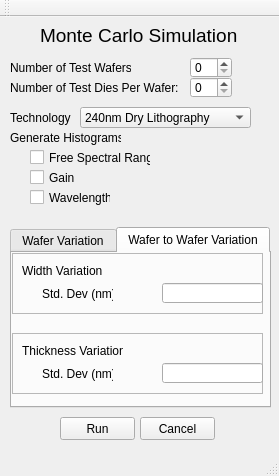
<?xml version="1.0" encoding="UTF-8"?>
<ui version="4.0">
 <class>monte_carlo_gui</class>
 <widget class="QMainWindow" name="monte_carlo_gui">
  <property name="geometry">
   <rect>
    <x>0</x>
    <y>0</y>
    <width>279</width>
    <height>476</height>
   </rect>
  </property>
  <property name="sizePolicy">
   <sizepolicy hsizetype="Expanding" vsizetype="Expanding">
    <horstretch>0</horstretch>
    <verstretch>0</verstretch>
   </sizepolicy>
  </property>
  <property name="minimumSize">
   <size>
    <width>279</width>
    <height>476</height>
   </size>
  </property>
  <property name="windowTitle">
   <string>Monte Carlo</string>
  </property>
  <widget class="QWidget" name="centralWidget">
   <widget class="QLabel" name="label_4">
    <property name="geometry">
     <rect>
      <x>40</x>
      <y>10</y>
      <width>201</width>
      <height>16</height>
     </rect>
    </property>
    <property name="minimumSize">
     <size>
      <width>201</width>
      <height>16</height>
     </size>
    </property>
    <property name="font">
     <font>
      <pointsize>14</pointsize>
     </font>
    </property>
    <property name="text">
     <string>Monte Carlo Simulation</string>
    </property>
   </widget>
   <widget class="QTabWidget" name="variation">
    <property name="geometry">
     <rect>
      <x>10</x>
      <y>210</y>
      <width>261</width>
      <height>181</height>
     </rect>
    </property>
    <property name="minimumSize">
     <size>
      <width>261</width>
      <height>181</height>
     </size>
    </property>
    <property name="currentIndex">
     <number>1</number>
    </property>
    <widget class="QWidget" name="wafer">
     <attribute name="title">
      <string>Wafer Variation</string>
     </attribute>
     <widget class="QFrame" name="height">
      <property name="geometry">
       <rect>
        <x>0</x>
        <y>80</y>
        <width>261</width>
        <height>81</height>
       </rect>
      </property>
      <property name="frameShape">
       <enum>QFrame::StyledPanel</enum>
      </property>
      <property name="frameShadow">
       <enum>QFrame::Raised</enum>
      </property>
      <widget class="QLabel" name="label_23">
       <property name="geometry">
        <rect>
         <x>30</x>
         <y>30</y>
         <width>71</width>
         <height>21</height>
        </rect>
       </property>
       <property name="text">
        <string>Std. Dev (nm):</string>
       </property>
      </widget>
      <widget class="QLabel" name="label_26">
       <property name="geometry">
        <rect>
         <x>30</x>
         <y>50</y>
         <width>121</width>
         <height>21</height>
        </rect>
       </property>
       <property name="text">
        <string>Correlation Length (m):</string>
       </property>
      </widget>
      <widget class="QLineEdit" name="std_dev_2">
       <property name="geometry">
        <rect>
         <x>150</x>
         <y>30</y>
         <width>101</width>
         <height>20</height>
        </rect>
       </property>
      </widget>
      <widget class="QLineEdit" name="corr_len_2">
       <property name="geometry">
        <rect>
         <x>150</x>
         <y>50</y>
         <width>101</width>
         <height>20</height>
        </rect>
       </property>
      </widget>
      <widget class="QLabel" name="label_28">
       <property name="geometry">
        <rect>
         <x>10</x>
         <y>10</y>
         <width>81</width>
         <height>16</height>
        </rect>
       </property>
       <property name="text">
        <string>Height Variation:</string>
       </property>
      </widget>
     </widget>
     <widget class="QFrame" name="width">
      <property name="geometry">
       <rect>
        <x>0</x>
        <y>0</y>
        <width>261</width>
        <height>81</height>
       </rect>
      </property>
      <property name="frameShape">
       <enum>QFrame::StyledPanel</enum>
      </property>
      <property name="frameShadow">
       <enum>QFrame::Raised</enum>
      </property>
      <widget class="QLabel" name="label_31">
       <property name="geometry">
        <rect>
         <x>30</x>
         <y>30</y>
         <width>71</width>
         <height>21</height>
        </rect>
       </property>
       <property name="text">
        <string>Std. Dev (nm):</string>
       </property>
      </widget>
      <widget class="QLabel" name="label_32">
       <property name="geometry">
        <rect>
         <x>30</x>
         <y>50</y>
         <width>121</width>
         <height>21</height>
        </rect>
       </property>
       <property name="text">
        <string>Correlation Length (m):</string>
       </property>
      </widget>
      <widget class="QLineEdit" name="std_dev">
       <property name="geometry">
        <rect>
         <x>150</x>
         <y>30</y>
         <width>101</width>
         <height>20</height>
        </rect>
       </property>
      </widget>
      <widget class="QLineEdit" name="corr_len">
       <property name="geometry">
        <rect>
         <x>150</x>
         <y>50</y>
         <width>101</width>
         <height>20</height>
        </rect>
       </property>
      </widget>
      <widget class="QLabel" name="label_33">
       <property name="geometry">
        <rect>
         <x>10</x>
         <y>10</y>
         <width>81</width>
         <height>16</height>
        </rect>
       </property>
       <property name="text">
        <string>Width Variation:</string>
       </property>
      </widget>
     </widget>
    </widget>
    <widget class="QWidget" name="wafer_to_wafer">
     <attribute name="title">
      <string>Wafer to Wafer Variation</string>
     </attribute>
     <widget class="QFrame" name="width_2">
      <property name="geometry">
       <rect>
        <x>0</x>
        <y>0</y>
        <width>251</width>
        <height>61</height>
       </rect>
      </property>
      <property name="minimumSize">
       <size>
        <width>251</width>
        <height>61</height>
       </size>
      </property>
      <property name="frameShape">
       <enum>QFrame::StyledPanel</enum>
      </property>
      <property name="frameShadow">
       <enum>QFrame::Raised</enum>
      </property>
      <widget class="QLabel" name="label_36">
       <property name="geometry">
        <rect>
         <x>30</x>
         <y>30</y>
         <width>71</width>
         <height>21</height>
        </rect>
       </property>
       <property name="minimumSize">
        <size>
         <width>71</width>
         <height>21</height>
        </size>
       </property>
       <property name="text">
        <string>Std. Dev (nm):</string>
       </property>
      </widget>
      <widget class="QLineEdit" name="std_dev_4">
       <property name="geometry">
        <rect>
         <x>150</x>
         <y>30</y>
         <width>101</width>
         <height>20</height>
        </rect>
       </property>
       <property name="minimumSize">
        <size>
         <width>101</width>
         <height>20</height>
        </size>
       </property>
      </widget>
      <widget class="QLabel" name="label_37">
       <property name="geometry">
        <rect>
         <x>10</x>
         <y>10</y>
         <width>81</width>
         <height>16</height>
        </rect>
       </property>
       <property name="minimumSize">
        <size>
         <width>81</width>
         <height>16</height>
        </size>
       </property>
       <property name="text">
        <string>Width Variation:</string>
       </property>
      </widget>
     </widget>
     <widget class="QFrame" name="thickness">
      <property name="geometry">
       <rect>
        <x>0</x>
        <y>80</y>
        <width>251</width>
        <height>61</height>
       </rect>
      </property>
      <property name="minimumSize">
       <size>
        <width>251</width>
        <height>61</height>
       </size>
      </property>
      <property name="frameShape">
       <enum>QFrame::StyledPanel</enum>
      </property>
      <property name="frameShadow">
       <enum>QFrame::Raised</enum>
      </property>
      <widget class="QLabel" name="label_38">
       <property name="geometry">
        <rect>
         <x>30</x>
         <y>30</y>
         <width>71</width>
         <height>21</height>
        </rect>
       </property>
       <property name="minimumSize">
        <size>
         <width>71</width>
         <height>21</height>
        </size>
       </property>
       <property name="text">
        <string>Std. Dev (nm):</string>
       </property>
      </widget>
      <widget class="QLineEdit" name="std_dev_3">
       <property name="geometry">
        <rect>
         <x>150</x>
         <y>30</y>
         <width>101</width>
         <height>20</height>
        </rect>
       </property>
       <property name="minimumSize">
        <size>
         <width>101</width>
         <height>20</height>
        </size>
       </property>
      </widget>
      <widget class="QLabel" name="label_39">
       <property name="geometry">
        <rect>
         <x>10</x>
         <y>10</y>
         <width>101</width>
         <height>16</height>
        </rect>
       </property>
       <property name="minimumSize">
        <size>
         <width>101</width>
         <height>16</height>
        </size>
       </property>
       <property name="text">
        <string>Thickness Variation:</string>
       </property>
      </widget>
     </widget>
    </widget>
   </widget>
   <widget class="QLabel" name="label_40">
    <property name="geometry">
     <rect>
      <x>10</x>
      <y>110</y>
      <width>111</width>
      <height>21</height>
     </rect>
    </property>
    <property name="minimumSize">
     <size>
      <width>111</width>
      <height>21</height>
     </size>
    </property>
    <property name="text">
     <string>Generate Histograms:</string>
    </property>
   </widget>
   <widget class="QLabel" name="label_2">
    <property name="geometry">
     <rect>
      <x>10</x>
      <y>60</y>
      <width>171</width>
      <height>21</height>
     </rect>
    </property>
    <property name="minimumSize">
     <size>
      <width>171</width>
      <height>21</height>
     </size>
    </property>
    <property name="text">
     <string>Number of Test Dies Per Wafer:</string>
    </property>
   </widget>
   <widget class="QSpinBox" name="num_dies">
    <property name="geometry">
     <rect>
      <x>190</x>
      <y>60</y>
      <width>42</width>
      <height>21</height>
     </rect>
    </property>
    <property name="minimumSize">
     <size>
      <width>42</width>
      <height>21</height>
     </size>
    </property>
   </widget>
   <widget class="QCheckBox" name="gain">
    <property name="geometry">
     <rect>
      <x>30</x>
      <y>150</y>
      <width>70</width>
      <height>21</height>
     </rect>
    </property>
    <property name="minimumSize">
     <size>
      <width>70</width>
      <height>21</height>
     </size>
    </property>
    <property name="text">
     <string>Gain</string>
    </property>
   </widget>
   <widget class="QCheckBox" name="wavelength">
    <property name="geometry">
     <rect>
      <x>30</x>
      <y>170</y>
      <width>81</width>
      <height>21</height>
     </rect>
    </property>
    <property name="minimumSize">
     <size>
      <width>81</width>
      <height>21</height>
     </size>
    </property>
    <property name="text">
     <string>Wavelength</string>
    </property>
   </widget>
   <widget class="QLabel" name="label_1">
    <property name="geometry">
     <rect>
      <x>10</x>
      <y>40</y>
      <width>121</width>
      <height>21</height>
     </rect>
    </property>
    <property name="minimumSize">
     <size>
      <width>121</width>
      <height>21</height>
     </size>
    </property>
    <property name="text">
     <string>Number of Test Wafers:</string>
    </property>
   </widget>
   <widget class="QCheckBox" name="fsp">
    <property name="geometry">
     <rect>
      <x>30</x>
      <y>130</y>
      <width>121</width>
      <height>21</height>
     </rect>
    </property>
    <property name="minimumSize">
     <size>
      <width>121</width>
      <height>21</height>
     </size>
    </property>
    <property name="text">
     <string>Free Spectral Range</string>
    </property>
   </widget>
   <widget class="QSpinBox" name="num_wafers">
    <property name="geometry">
     <rect>
      <x>190</x>
      <y>40</y>
      <width>42</width>
      <height>21</height>
     </rect>
    </property>
    <property name="minimumSize">
     <size>
      <width>42</width>
      <height>21</height>
     </size>
    </property>
   </widget>
   <widget class="QPushButton" name="cancel">
    <property name="geometry">
     <rect>
      <x>140</x>
      <y>400</y>
      <width>75</width>
      <height>23</height>
     </rect>
    </property>
    <property name="minimumSize">
     <size>
      <width>75</width>
      <height>23</height>
     </size>
    </property>
    <property name="text">
     <string>Cancel</string>
    </property>
   </widget>
   <widget class="QPushButton" name="run">
    <property name="geometry">
     <rect>
      <x>60</x>
      <y>400</y>
      <width>75</width>
      <height>23</height>
     </rect>
    </property>
    <property name="minimumSize">
     <size>
      <width>75</width>
      <height>23</height>
     </size>
    </property>
    <property name="text">
     <string>Run</string>
    </property>
   </widget>
   <widget class="QLabel" name="label_35">
    <property name="geometry">
     <rect>
      <x>10</x>
      <y>90</y>
      <width>61</width>
      <height>21</height>
     </rect>
    </property>
    <property name="minimumSize">
     <size>
      <width>61</width>
      <height>21</height>
     </size>
    </property>
    <property name="text">
     <string>Technology:</string>
    </property>
   </widget>
   <widget class="QComboBox" name="technology">
    <property name="geometry">
     <rect>
      <x>80</x>
      <y>90</y>
      <width>171</width>
      <height>21</height>
     </rect>
    </property>
    <property name="minimumSize">
     <size>
      <width>171</width>
      <height>21</height>
     </size>
    </property>
    <item>
     <property name="text">
      <string>240nm Dry Lithography</string>
     </property>
    </item>
    <item>
     <property name="text">
      <string>193nm Dry Lithography</string>
     </property>
    </item>
    <item>
     <property name="text">
      <string>193nm Immersion Lithography</string>
     </property>
    </item>
   </widget>
  </widget>
  <widget class="QMenuBar" name="menuBar">
   <property name="geometry">
    <rect>
     <x>0</x>
     <y>0</y>
     <width>279</width>
     <height>21</height>
    </rect>
   </property>
  </widget>
  <widget class="QToolBar" name="mainToolBar">
   <attribute name="toolBarArea">
    <enum>TopToolBarArea</enum>
   </attribute>
   <attribute name="toolBarBreak">
    <bool>false</bool>
   </attribute>
  </widget>
  <widget class="QStatusBar" name="statusBar"/>
 </widget>
 <layoutdefault spacing="6" margin="11"/>
 <resources/>
 <connections/>
</ui>
